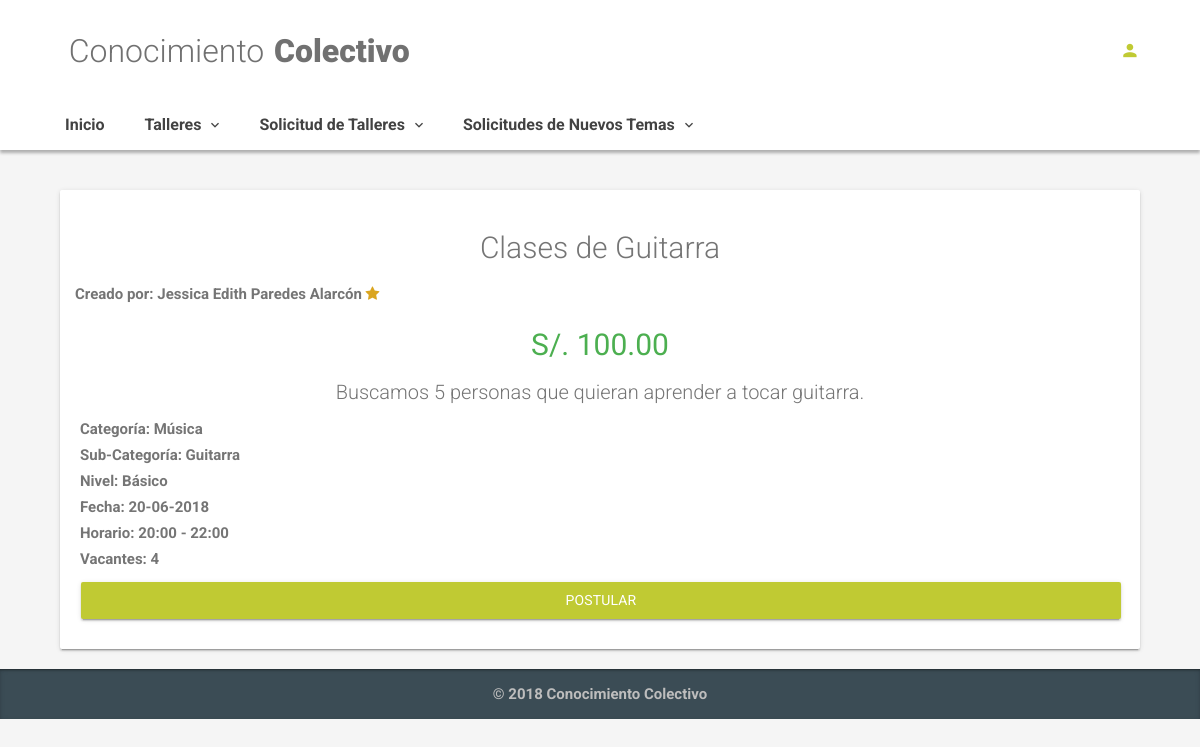
Page /index.php/workshop/description/1 on the earlier database version.
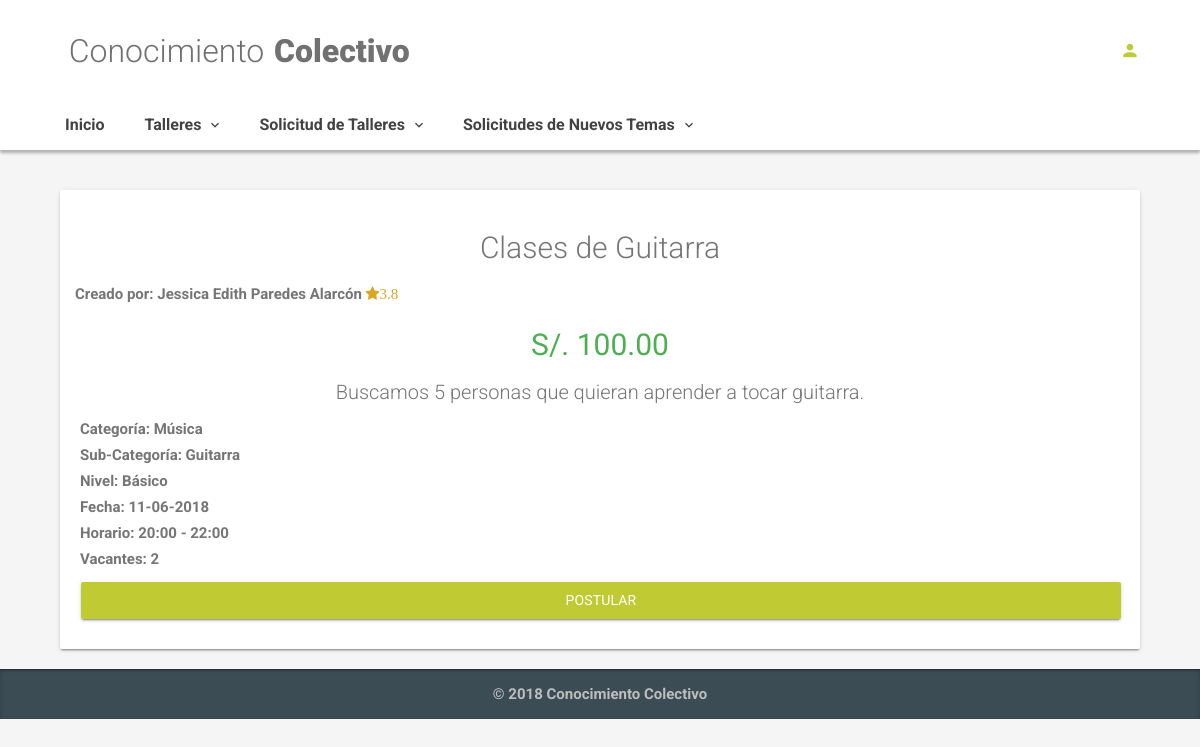
Same page on the later database version.
### tables this page shows
CREATE TABLE `workshops` (
  `id` int(11) NOT NULL AUTO_INCREMENT,
  `title` varchar(100) NOT NULL,
  `description` varchar(100) NOT NULL,
  `vacancy` smallint(6) NOT NULL,
  `amount` decimal(10,2) NOT NULL,
  `start_date` date DEFAULT NULL,
  `start_time` time NOT NULL,
  `end_time` time NOT NULL,
  `user_id` int(11) NOT NULL,
  `category_id` int(11) NOT NULL,
  `subcategory_id` int(11) DEFAULT NULL,
  `removed` enum('Activo','Eliminado') DEFAULT NULL,
  `level_id` int(11) DEFAULT NULL,
  `created_date` timestamp NOT NULL DEFAULT CURRENT_TIMESTAMP ON UPDATE CURRENT_TIMESTAMP,
  PRIMARY KEY (`id`),
  KEY `fk_workshops_user_id` (`user_id`),
  KEY `fk_workshops_category_id` (`category_id`),
  KEY `fk_workshops_subcategory_id_subcategories_id` (`subcategory_id`),
  KEY `fk_workshops_level_id_level_id` (`level_id`),
  CONSTRAINT `fk_workshops_category_id` FOREIGN KEY (`category_id`) REFERENCES `categories` (`id`) ON DELETE NO ACTION ON UPDATE NO ACTION,
  CONSTRAINT `fk_workshops_level_id_level_id` FOREIGN KEY (`level_id`) REFERENCES `level` (`id`),
  CONSTRAINT `fk_workshops_subcategory_id_subcategories_id` FOREIGN KEY (`subcategory_id`) REFERENCES `subcategories` (`id`),
  CONSTRAINT `fk_workshops_user_id` FOREIGN KEY (`user_id`) REFERENCES `users` (`id`) ON DELETE NO ACTION ON UPDATE NO ACTION
);

CREATE TABLE `users` (
  `id` int(11) NOT NULL AUTO_INCREMENT,
  `name` varchar(20) NOT NULL,
  `last_name` varchar(20) NOT NULL,
  `email` varchar(30) NOT NULL,
  `password` varchar(20) NOT NULL,
  `cell_phone` varchar(9) NOT NULL,
  `date_birth` date DEFAULT NULL,
  `description` varchar(100) DEFAULT NULL,
  `created_date` timestamp NOT NULL DEFAULT CURRENT_TIMESTAMP ON UPDATE CURRENT_TIMESTAMP,
  `gender` enum('Femenino','Masculino') NOT NULL,
  `removed` enum('Activo','Eliminado') NOT NULL,
  `role` enum('Admin','Default') DEFAULT NULL,
  `student_rating` float DEFAULT NULL,
  `tutor_rating` float DEFAULT NULL,
  PRIMARY KEY (`id`)
);

CREATE TABLE `categories` (
  `id` int(11) NOT NULL AUTO_INCREMENT,
  `name` varchar(20) NOT NULL,
  `parent_id` int(11) DEFAULT NULL,
  `removed` enum('Activo','Eliminado') DEFAULT NULL,
  PRIMARY KEY (`id`)
);

CREATE TABLE `subcategories` (
  `id` int(11) NOT NULL AUTO_INCREMENT,
  `sub_name` varchar(20) NOT NULL,
  `categories_id` int(11) NOT NULL,
  `removed` enum('Activo','Eliminado') DEFAULT NULL,
  PRIMARY KEY (`id`),
  KEY `fk_subcategories_parent_id_categories_id` (`categories_id`),
  CONSTRAINT `fk_subcategories_parent_id_categories_id` FOREIGN KEY (`categories_id`) REFERENCES `categories` (`id`)
);

CREATE TABLE `level` (
  `id` int(11) NOT NULL AUTO_INCREMENT,
  `level` varchar(20) NOT NULL,
  `dificult` int(11) DEFAULT NULL,
  PRIMARY KEY (`id`)
);

### application/controllers/Workshop.php (called while the page is built, shortened)
<?php
class Workshop extends CI_Controller {
	private $user_id = '0';
    public function __construct() {
		$this->load->model('workshop_model');
		$this->load->model('created_workshops_model');
		$this->load->model('my_workshops_model');
		$this->user_id = $this->session->userdata('s_iduser');
	}
	public function description($id) {
		$workshop_description = $this->workshop_model->show_by_id($id);
		$w_by_user = $this->workshop_model->get_inscribed_workshops_by_user($this->user_id,$workshop_description['sc_id']);
		$w_by_user_validate = isset($w_by_user)? $w_by_user :1;
		$dataView=[
			'page'=>'workshops/description',
			'description'=>$workshop_description,
			'w_historial'=>$w_by_user_validate
		];
		$this->load->view('template/basic',$dataView);
	}
}

### index.php (called while the page is built, shortened)
<?php
require_once BASEPATH.'core/CodeIgniter.php';

### application/models/Workshop_model.php (called while the page is built, shortened)
<?php
class Workshop_model extends CI_Model {
    public function show_by_id($id){
        $sql = "SELECT
        w.id,
        w.title,
        DATE_FORMAT(w.start_date,'%d-%m-%Y') AS start_date,
        w.start_time,
        w.end_time,
        w.amount,
        w.vacancy,
        w.description,
        w.user_id AS workshop_creator,
        c.name AS category_name,
        sc.id AS sc_id,
        sc.sub_name,
        u.name AS user_name,
        u.last_name AS user_last_name,
        u.tutor_rating AS user_tutor_rating,
        l.level AS level_name,
        l.dificult AS dificult
      FROM
        workshops AS w
        INNER JOIN categories AS c
          ON w.category_id = c.id
          INNER JOIN subcategories AS sc
            ON w.subcategory_id = sc.id
          INNER JOIN users AS u
            ON u.id = w.user_id
              INNER JOIN level AS l
              ON w.level_id = l.id
            WHERE w.`id` = ?
            LIMIT 1";
      $query = $this->db->query($sql,array($id));
      return $query->row_array();
    }
}

### application/views/workshops/description.php (the view)
<div class="container">
          <div class="col-xl-12 col-lg-12 col-md-12 col-sm-12 col-12">
            <div class="card animated zoomInDown animation-delay-5">
              <div class="card-body">
                <h2 align="center"><?php echo $description['title']?></h2>
                  <div class="row" align="center">
                    <li class="list-unstyled ml-1"> Creado por: <?php echo $description['user_name']?> <?php echo $description['user_last_name']?>
                      <i class="fa fa-star" style="color: goldenrod"><?php echo $description['user_tutor_rating']?></i>
                    </li>
                    </div>
                    <div class="col-xl-12 col-lg-12 col-md-12 col-sm-12 col-12" align="center">
                      <h2 class="color-success text-normal">S/. <?php echo $description['amount']?></h2>
                    </div>
                <p class="lead" align="center"><?php echo $description['description']?></p>
                <ul class="list-unstyled">
                  <li>Categoría: <?php echo $description['category_name']?></li>
                  <li> Sub-Categoría: <?php echo $description['sub_name']?></li>
                  <li> Nivel: <?php echo $description['level_name']?></li>
                  <li> Fecha: <?php echo $description['start_date']?></li>
                  <li> Horario: <?php echo date("H:i", strtotime($description['start_time']))?> - <?php echo date("H:i", strtotime($description['end_time']))?></li>
                  <li> Vacantes: <?php echo $description['vacancy']?> </li>
                </ul>
                <?php
                if ($description['workshop_creator'] != $this->session->userdata('s_iduser') || $w_historial['dificult'] >= $description['dificult']){
                  ?>
                <a href="<?php echo site_url('workshop/save_inscribed_user/'.$description['id'])?>" class="btn btn-primary btn-block btn-raised">Postular</a>
                <?php }?>
              </div>
            </div>
          </div>
      </div>

Differences in the rows shown:
changed workshops "Clases de Guitarra": user.tutor_rating (not shown) → "3.8"; vacancy "4" → "2"
Other differences:
$description['start_date']: "20-06-2018" → "11-06-2018"
